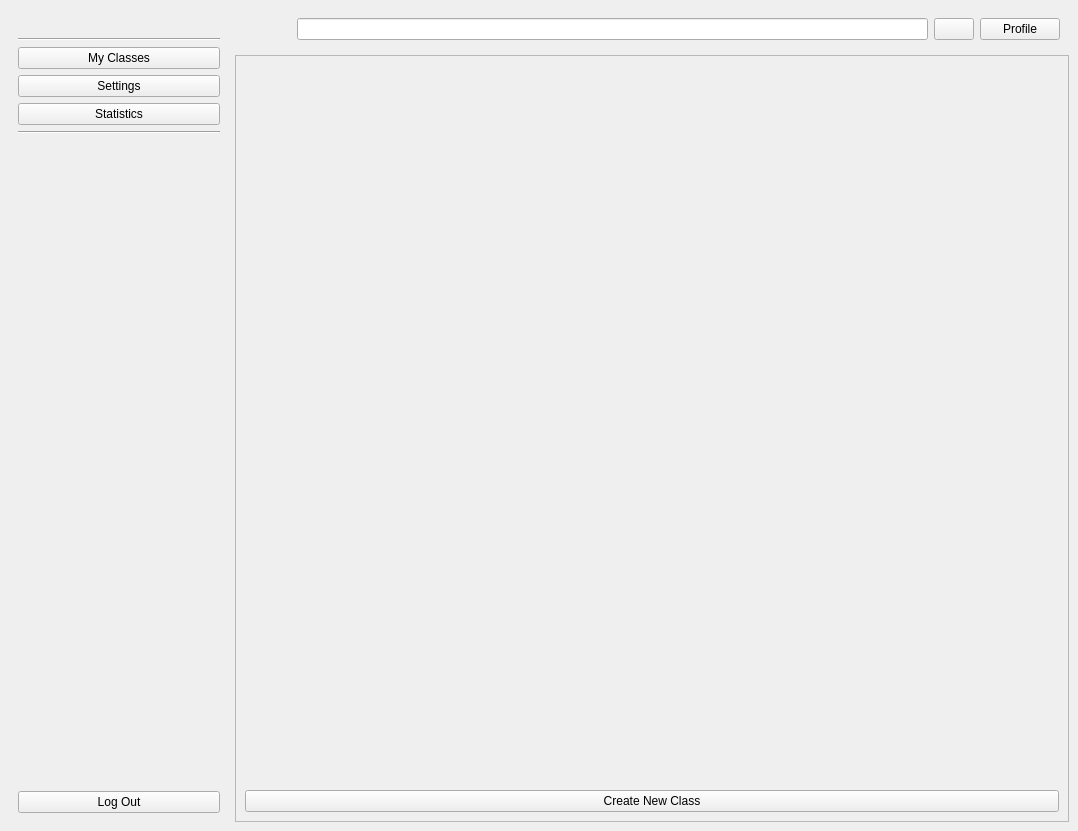
<?xml version="1.0" encoding="UTF-8"?>
<ui version="4.0">
 <class>MainWindow</class>
 <widget class="QMainWindow" name="MainWindow">
  <property name="geometry">
   <rect>
    <x>0</x>
    <y>0</y>
    <width>1078</width>
    <height>772</height>
   </rect>
  </property>
  <property name="windowTitle">
   <string>Student Attendance Tracking App</string>
  </property>
  <widget class="QWidget" name="centralwidget">
   <property name="sizePolicy">
    <sizepolicy hsizetype="MinimumExpanding" vsizetype="MinimumExpanding">
     <horstretch>0</horstretch>
     <verstretch>0</verstretch>
    </sizepolicy>
   </property>
   <layout class="QGridLayout" name="gridLayout">
    <item row="0" column="1">
     <layout class="QVBoxLayout" name="mainVerticalLayout">
      <item>
       <layout class="QHBoxLayout" name="topHorizontalLayout">
        <property name="spacing">
         <number>6</number>
        </property>
        <property name="leftMargin">
         <number>9</number>
        </property>
        <property name="topMargin">
         <number>9</number>
        </property>
        <property name="rightMargin">
         <number>9</number>
        </property>
        <property name="bottomMargin">
         <number>9</number>
        </property>
        <item>
         <widget class="QLabel" name="user_info_lbl">
          <property name="text">
           <string/>
          </property>
         </widget>
        </item>
        <item>
         <spacer name="horizontalSpacer">
          <property name="orientation">
           <enum>Qt::Horizontal</enum>
          </property>
          <property name="sizeType">
           <enum>QSizePolicy::Minimum</enum>
          </property>
          <property name="sizeHint" stdset="0">
           <size>
            <width>40</width>
            <height>20</height>
           </size>
          </property>
         </spacer>
        </item>
        <item>
         <widget class="QLineEdit" name="search_bar_le"/>
        </item>
        <item>
         <widget class="QPushButton" name="search_btn">
          <property name="autoFillBackground">
           <bool>false</bool>
          </property>
          <property name="text">
           <string/>
          </property>
         </widget>
        </item>
        <item>
         <widget class="QPushButton" name="profile_btn">
          <property name="minimumSize">
           <size>
            <width>0</width>
            <height>0</height>
           </size>
          </property>
          <property name="text">
           <string>Profile</string>
          </property>
         </widget>
        </item>
       </layout>
      </item>
      <item>
       <widget class="QStackedWidget" name="stackedWidget">
        <property name="frameShape">
         <enum>QFrame::StyledPanel</enum>
        </property>
        <property name="frameShadow">
         <enum>QFrame::Raised</enum>
        </property>
        <property name="midLineWidth">
         <number>4</number>
        </property>
        <widget class="QWidget" name="myClassesPage">
         <layout class="QVBoxLayout" name="verticalLayout">
          <item>
           <layout class="QVBoxLayout" name="myClassesLayout">
            <item>
             <layout class="QGridLayout" name="class_btns_layout"/>
            </item>
            <item>
             <spacer name="verticalSpacer_2">
              <property name="orientation">
               <enum>Qt::Vertical</enum>
              </property>
              <property name="sizeHint" stdset="0">
               <size>
                <width>20</width>
                <height>40</height>
               </size>
              </property>
             </spacer>
            </item>
            <item>
             <widget class="QPushButton" name="create_new_class_btn">
              <property name="sizePolicy">
               <sizepolicy hsizetype="Minimum" vsizetype="Maximum">
                <horstretch>0</horstretch>
                <verstretch>0</verstretch>
               </sizepolicy>
              </property>
              <property name="maximumSize">
               <size>
                <width>16777215</width>
                <height>100</height>
               </size>
              </property>
              <property name="text">
               <string>Create New Class</string>
              </property>
             </widget>
            </item>
           </layout>
          </item>
         </layout>
        </widget>
        <widget class="QWidget" name="settingsPage">
         <layout class="QVBoxLayout" name="settingsPageLayout">
          <item>
           <spacer name="settings_top_spacer">
            <property name="orientation"><enum>Qt::Vertical</enum></property>
           </spacer>
          </item>
          <item>
           <layout class="QHBoxLayout" name="settings_center_layout">
            <item>
             <spacer name="settings_left_spacer">
              <property name="orientation"><enum>Qt::Horizontal</enum></property>
             </spacer>
            </item>
            <item>
             <widget class="QFrame" name="settings_card_frame">
              <property name="minimumSize"><size><width>420</width><height>0</height></size></property>
              <property name="maximumSize"><size><width>420</width><height>16777215</height></size></property>
              <layout class="QVBoxLayout" name="settings_card_layout">
               <property name="leftMargin"><number>36</number></property>
               <property name="topMargin"><number>28</number></property>
               <property name="rightMargin"><number>36</number></property>
               <property name="bottomMargin"><number>28</number></property>
               <property name="spacing"><number>8</number></property>
               <item>
                <widget class="QLabel" name="title_lbl_settings">
                 <property name="alignment"><set>Qt::AlignCenter</set></property>
                 <property name="text"><string>Settings</string></property>
                </widget>
               </item>
               <item>
                <widget class="QLabel" name="change_password_section_lbl">
                 <property name="text"><string>Change Password</string></property>
                </widget>
               </item>
               <item>
                <widget class="QLineEdit" name="current_password_le">
                 <property name="minimumSize"><size><width>0</width><height>44</height></size></property>
                 <property name="echoMode"><enum>QLineEdit::Password</enum></property>
                 <property name="placeholderText"><string> Current password</string></property>
                </widget>
               </item>
               <item>
                <widget class="QLineEdit" name="new_password_le">
                 <property name="minimumSize"><size><width>0</width><height>44</height></size></property>
                 <property name="echoMode"><enum>QLineEdit::Password</enum></property>
                 <property name="placeholderText"><string> New password</string></property>
                </widget>
               </item>
               <item>
                <widget class="QLabel" name="new_password_error_lbl">
                 <property name="visible"><bool>false</bool></property>
                 <property name="wordWrap"><bool>true</bool></property>
                 <property name="text"><string/></property>
                </widget>
               </item>
               <item>
                <widget class="QLineEdit" name="confirm_new_password_le">
                 <property name="minimumSize"><size><width>0</width><height>44</height></size></property>
                 <property name="echoMode"><enum>QLineEdit::Password</enum></property>
                 <property name="placeholderText"><string> Confirm new password</string></property>
                </widget>
               </item>
               <item>
                <widget class="QLabel" name="confirm_new_password_error_lbl">
                 <property name="visible"><bool>false</bool></property>
                 <property name="wordWrap"><bool>true</bool></property>
                 <property name="text"><string/></property>
                </widget>
               </item>
               <item>
                <layout class="QHBoxLayout" name="settings_show_password_row">
                 <item>
                  <spacer name="settings_show_password_spacer">
                   <property name="orientation"><enum>Qt::Horizontal</enum></property>
                  </spacer>
                 </item>
                 <item>
                  <widget class="QToolButton" name="settings_show_password_btn">
                   <property name="text"><string>Show</string></property>
                   <property name="checkable"><bool>true</bool></property>
                  </widget>
                 </item>
                </layout>
               </item>
               <item>
                <widget class="QPushButton" name="change_password_btn">
                 <property name="minimumSize"><size><width>0</width><height>48</height></size></property>
                 <property name="text"><string>Change Password</string></property>
                </widget>
               </item>
               <item>
                <widget class="Line" name="settings_divider_1">
                 <property name="orientation"><enum>Qt::Horizontal</enum></property>
                </widget>
               </item>
               <item>
                <widget class="QLabel" name="security_question_section_lbl">
                 <property name="text"><string>Security Question</string></property>
                </widget>
               </item>
               <item>
                <widget class="QComboBox" name="settings_security_question_combo">
                 <property name="minimumSize"><size><width>0</width><height>44</height></size></property>
                </widget>
               </item>
               <item>
                <widget class="QLineEdit" name="settings_answer_le">
                 <property name="minimumSize"><size><width>0</width><height>44</height></size></property>
                 <property name="placeholderText"><string> Your answer</string></property>
                </widget>
               </item>
               <item>
                <widget class="QLineEdit" name="settings_current_password_for_question_le">
                 <property name="minimumSize"><size><width>0</width><height>44</height></size></property>
                 <property name="echoMode"><enum>QLineEdit::Password</enum></property>
                 <property name="placeholderText"><string> Current password (to confirm)</string></property>
                </widget>
               </item>
               <item>
                <widget class="QLabel" name="security_question_error_lbl">
                 <property name="visible"><bool>false</bool></property>
                 <property name="wordWrap"><bool>true</bool></property>
                 <property name="text"><string/></property>
                </widget>
               </item>
               <item>
                <widget class="QPushButton" name="update_security_question_btn">
                 <property name="minimumSize"><size><width>0</width><height>48</height></size></property>
                 <property name="text"><string>Update Security Question</string></property>
                </widget>
               </item>
               <item>
                <widget class="Line" name="settings_divider_2">
                 <property name="orientation"><enum>Qt::Horizontal</enum></property>
                </widget>
               </item>
               <item>
                <widget class="QLabel" name="danger_zone_lbl">
                 <property name="text"><string>Danger Zone</string></property>
                </widget>
               </item>
               <item>
                <widget class="QPushButton" name="delete_account_btn">
                 <property name="minimumSize"><size><width>0</width><height>48</height></size></property>
                 <property name="text"><string>Delete Account</string></property>
                </widget>
               </item>
              </layout>
             </widget>
            </item>
            <item>
             <spacer name="settings_right_spacer">
              <property name="orientation"><enum>Qt::Horizontal</enum></property>
             </spacer>
            </item>
           </layout>
          </item>
          <item>
           <spacer name="settings_bottom_spacer">
            <property name="orientation"><enum>Qt::Vertical</enum></property>
           </spacer>
          </item>
         </layout>
        </widget>
        <widget class="QWidget" name="searchPage">
         <layout class="QVBoxLayout" name="searchPageLayout">
          <item>
           <widget class="QLabel" name="search_status_lbl">
            <property name="text">
             <string>Search results</string>
            </property>
           </widget>
          </item>
          <item>
           <layout class="QGridLayout" name="search_results_layout"/>
          </item>
          <item>
           <spacer name="verticalSpacer_3">
            <property name="orientation">
             <enum>Qt::Vertical</enum>
            </property>
            <property name="sizeHint" stdset="0">
             <size>
              <width>20</width>
              <height>40</height>
             </size>
            </property>
           </spacer>
          </item>
         </layout>
        </widget>
        <widget class="QWidget" name="profilePage">
         <layout class="QVBoxLayout" name="profilePageLayout">
          <item>
           <spacer name="profile_top_spacer">
            <property name="orientation"><enum>Qt::Vertical</enum></property>
           </spacer>
          </item>
          <item>
           <layout class="QHBoxLayout" name="profile_center_layout">
            <item>
             <spacer name="profile_left_spacer">
              <property name="orientation"><enum>Qt::Horizontal</enum></property>
             </spacer>
            </item>
            <item>
             <widget class="QFrame" name="profile_card_frame">
              <property name="minimumSize"><size><width>420</width><height>0</height></size></property>
              <property name="maximumSize"><size><width>420</width><height>16777215</height></size></property>
              <layout class="QVBoxLayout" name="profile_card_layout">
               <property name="leftMargin"><number>36</number></property>
               <property name="topMargin"><number>28</number></property>
               <property name="rightMargin"><number>36</number></property>
               <property name="bottomMargin"><number>28</number></property>
               <property name="spacing"><number>12</number></property>
               <item>
                <widget class="QLabel" name="profile_avatar_lbl">
                 <property name="minimumSize"><size><width>96</width><height>96</height></size></property>
                 <property name="maximumSize"><size><width>96</width><height>96</height></size></property>
                 <property name="alignment"><set>Qt::AlignCenter</set></property>
                 <property name="text"><string/></property>
                </widget>
               </item>
               <item>
                <widget class="QLabel" name="title_lbl">
                 <property name="alignment"><set>Qt::AlignCenter</set></property>
                 <property name="text"><string>My Profile</string></property>
                </widget>
               </item>
               <item>
                <widget class="QLineEdit" name="profile_name_le">
                 <property name="minimumSize"><size><width>0</width><height>44</height></size></property>
                 <property name="readOnly"><bool>true</bool></property>
                 <property name="placeholderText"><string> Name</string></property>
                </widget>
               </item>
               <item>
                <widget class="QLineEdit" name="profile_surname_le">
                 <property name="minimumSize"><size><width>0</width><height>44</height></size></property>
                 <property name="readOnly"><bool>true</bool></property>
                 <property name="placeholderText"><string> Surname</string></property>
                </widget>
               </item>
               <item>
                <widget class="QLineEdit" name="profile_email_le">
                 <property name="minimumSize"><size><width>0</width><height>44</height></size></property>
                 <property name="readOnly"><bool>true</bool></property>
                 <property name="placeholderText"><string> Email</string></property>
                </widget>
               </item>
               <item>
                <widget class="QLabel" name="profile_email_error_lbl">
                 <property name="visible"><bool>false</bool></property>
                 <property name="wordWrap"><bool>true</bool></property>
                 <property name="text"><string/></property>
                </widget>
               </item>
               <item>
                <widget class="QPushButton" name="edit_profile_btn">
                 <property name="minimumSize"><size><width>0</width><height>48</height></size></property>
                 <property name="text"><string>Edit</string></property>
                </widget>
               </item>
               <item>
                <widget class="QPushButton" name="save_profile_btn">
                 <property name="minimumSize"><size><width>0</width><height>48</height></size></property>
                 <property name="visible"><bool>false</bool></property>
                 <property name="text"><string>Save</string></property>
                </widget>
               </item>
              </layout>
             </widget>
            </item>
            <item>
             <spacer name="profile_right_spacer">
              <property name="orientation"><enum>Qt::Horizontal</enum></property>
             </spacer>
            </item>
           </layout>
          </item>
          <item>
           <spacer name="profile_bottom_spacer">
            <property name="orientation"><enum>Qt::Vertical</enum></property>
           </spacer>
          </item>
         </layout>
        </widget>
        <widget class="QWidget" name="statisticsPage">
         <layout class="QVBoxLayout" name="statisticsPageLayout">
          <item>
           <widget class="QComboBox" name="statistics_class_combo"/>
          </item>
          <item>
           <layout class="QVBoxLayout" name="statistics_chart_layout"/>
          </item>
         </layout>
        </widget>
       </widget>
      </item>
     </layout>
    </item>
    <item row="0" column="0">
     <widget class="QWidget" name="sidebar_widget" native="true">
      <property name="minimumSize">
       <size>
        <width>220</width>
        <height>0</height>
       </size>
      </property>
      <property name="maximumSize">
       <size>
        <width>260</width>
        <height>16777215</height>
       </size>
      </property>
      <layout class="QVBoxLayout" name="sideVerticalLayout">
      <property name="leftMargin">
       <number>9</number>
      </property>
      <property name="topMargin">
       <number>9</number>
      </property>
      <property name="rightMargin">
       <number>9</number>
      </property>
      <property name="bottomMargin">
       <number>9</number>
      </property>
      <item>
       <widget class="QLabel" name="agu_logo_lbl">
        <property name="maximumSize">
         <size>
          <width>200</width>
          <height>60</height>
         </size>
        </property>
        <property name="autoFillBackground">
         <bool>false</bool>
        </property>
        <property name="alignment">
         <set>Qt::AlignCenter</set>
        </property>
        <property name="text">
         <string/>
        </property>
        <property name="pixmap">
         <pixmap resource="../resources/images/qrc.qrc">:/images/abdullah_gul-universitesi-logo.png</pixmap>
        </property>
        <property name="scaledContents">
         <bool>true</bool>
        </property>
       </widget>
      </item>
      <item>
       <widget class="Line" name="line">
        <property name="orientation">
         <enum>Qt::Horizontal</enum>
        </property>
       </widget>
      </item>
      <item>
       <widget class="QPushButton" name="my_classes_btn">
        <property name="text">
         <string>My Classes</string>
        </property>
       </widget>
      </item>
      <item>
       <widget class="QPushButton" name="settings_btn">
        <property name="text">
         <string>Settings</string>
        </property>
       </widget>
      </item>
      <item>
       <widget class="QPushButton" name="statistics_btn">
        <property name="text">
         <string>Statistics</string>
        </property>
       </widget>
      </item>
      <item>
       <widget class="Line" name="line_4">
        <property name="orientation">
         <enum>Qt::Horizontal</enum>
        </property>
       </widget>
      </item>
      <item>
       <spacer name="verticalSpacer">
        <property name="orientation">
         <enum>Qt::Vertical</enum>
        </property>
        <property name="sizeHint" stdset="0">
         <size>
          <width>20</width>
          <height>398</height>
         </size>
        </property>
       </spacer>
      </item>
      <item>
       <widget class="QPushButton" name="log_out_btn">
        <property name="text">
         <string>Log Out</string>
        </property>
       </widget>
      </item>
     </layout>
    </widget>
    </item>
   </layout>
  </widget>
 </widget>
 <resources>
  <include location="../resources/images/qrc.qrc"/>
 </resources>
 <connections/>
</ui>
